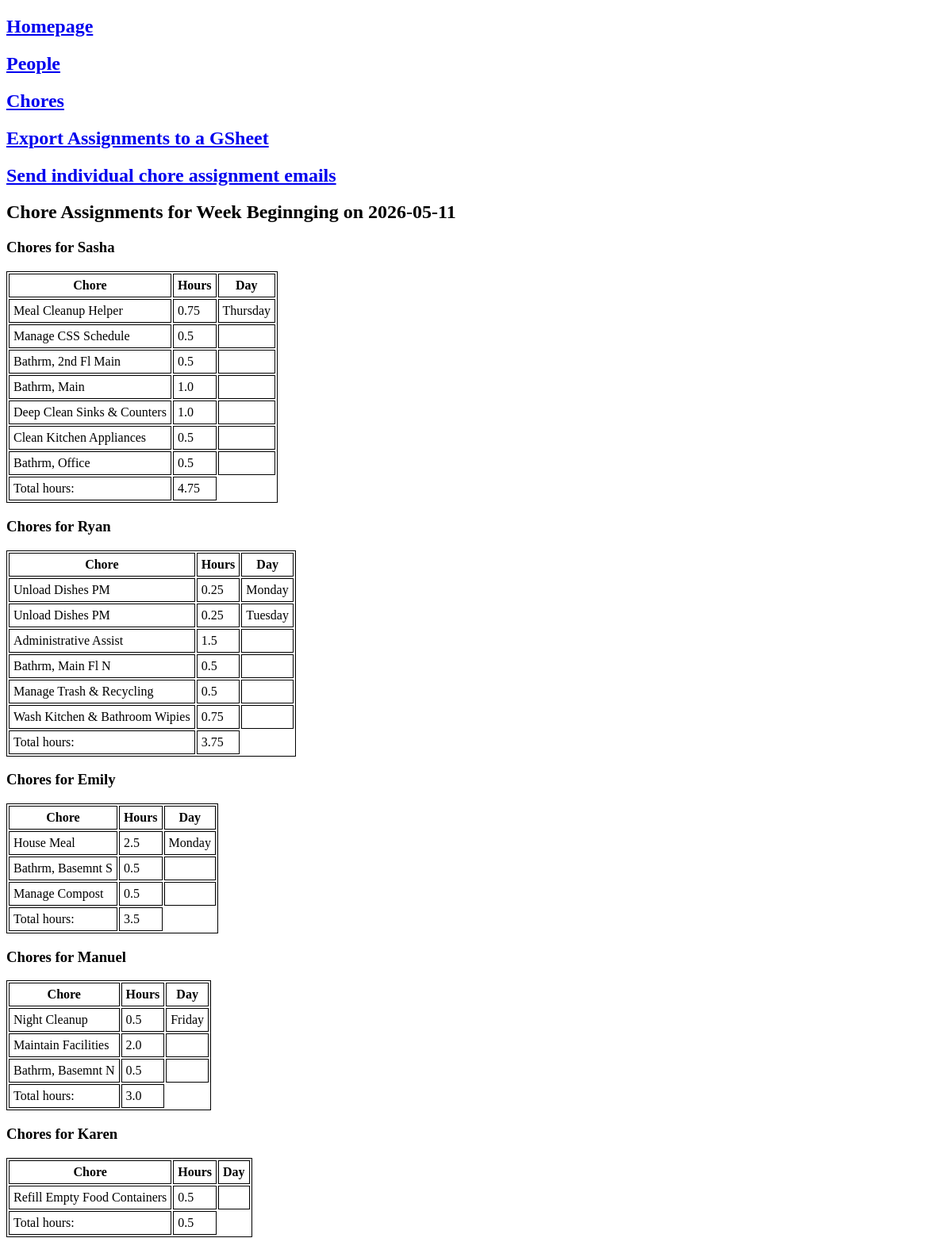
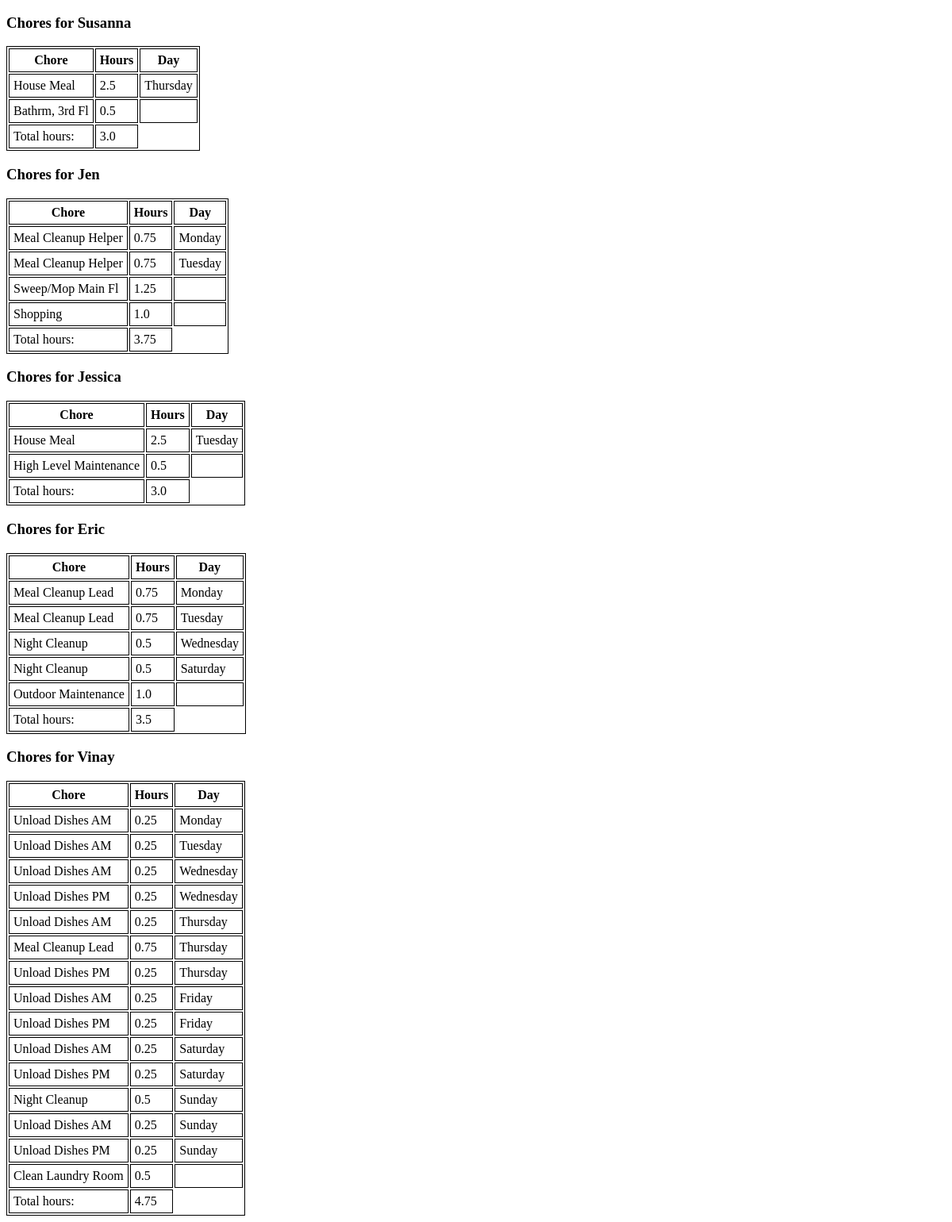
The app's page /assignment/2026-05-11 with its own data (2 pictures, top to bottom).
### tables this page shows
CREATE TABLE "people" (
"id" INTEGER,
  "first_name" TEXT,
  "last_name" TEXT,
  "load_fraction" REAL,
  "parent" INTEGER,
  "active" INTEGER,
  "email" TEXT
);

CREATE TABLE "daily_tasks" (
"id" INTEGER,
  "task" TEXT,
  "category" TEXT,
  "description" TEXT,
  "duration_hours" REAL
);

CREATE TABLE "weekly_tasks" (
"id" INTEGER,
  "task" TEXT,
  "category" TEXT,
  "description" TEXT,
  "duration_hours" REAL
);

CREATE TABLE "occasional_tasks" (
"id" INTEGER,
  "task" TEXT,
  "category" TEXT,
  "description" TEXT,
  "duration_hours" REAL,
  "frequency_weeks" REAL
);

### chore_chart.py (the view)
@app.route("/assignment/<monday>")
def display_assignment(monday):
    chores = assemble_assignments(monday)
    return render_template("assignment.html", monday=monday, chores=chores)

### templates/assignment.html (shortened to what this page needs)
<!doctype html>
<html>
<head>
  <link rel="stylesheet" href="{{ url_for('static', filename='style.css') }}">
</head>
<body>
  <h2><a href="/">Homepage</a></h2>
  <h2><a href="/people">People</a></h2>
  <h2><a href="/tasks">Chores</a></h2>
  <h2><a href="{{ url_for('make_gsheet', monday = monday) }}">Export
  Assignments to a GSheet</a></h2>
  <h2><a href="{{ url_for('send_chore_emails', monday = monday) }}">
  Send individual chore assignment emails</a></h2>
  <h2>Chore Assignments for Week Beginnging on {{monday}}</h2>
  {% for name, person_chores in chores.items() %}
  <h3>Chores for {{name}}</h3>
  <table>
    <tr>
      <th>Chore</th>
      <th>Hours</th>
      <th>Day</th>
    </tr>
    {% for chore in person_chores.itertuples() %}
    <tr>
      <td>{{chore.task}}</td>
      <td>{{chore.duration_hours}}</td>
      <td>{{chore.weekday}}</td>
    </tr>
    {% endfor %}
    <tr>
      <td>Total hours:</td>
      <td>{{person_chores.duration_hours.sum()}}</td>
    </tr>
  </table>
  {% endfor %}
</body>
</html>

### static/style.css (style rules this page uses)
table, th, td { border: 1px solid; }
th, td { padding: 5px; }

### records on screen
people: first_name "Sasha", duration_hours.sum "4.75"
daily_tasks: task "Meal Cleanup Helper", duration_hours "0.75", weekday "Thursday", weekday "Monday", weekday "Tuesday"
weekly_tasks: task "Manage CSS Schedule", duration_hours "0.5"
weekly_tasks: task "Bathrm, 2nd Fl Main", duration_hours "0.5"
weekly_tasks: task "Bathrm, Main", duration_hours "1.0"
weekly_tasks: task "Deep Clean Sinks & Counters", duration_hours "1.0"
weekly_tasks: task "Clean Kitchen Appliances", duration_hours "0.5"
weekly_tasks: task "Bathrm, Office", duration_hours "0.5"
people: first_name "Ryan", duration_hours.sum "3.75"
daily_tasks: task "Unload Dishes PM", duration_hours "0.25", weekday "Monday", weekday "Tuesday", weekday "Wednesday", weekday "Thursday", weekday "Friday", weekday "Saturday", weekday "Sunday"
weekly_tasks: task "Administrative Assist", duration_hours "1.5"
weekly_tasks: task "Bathrm, Main Fl N", duration_hours "0.5"
weekly_tasks: task "Manage Trash & Recycling", duration_hours "0.5"
weekly_tasks: task "Wash Kitchen & Bathroom Wipies", duration_hours "0.75"
people: first_name "Emily", duration_hours.sum "3.5"
daily_tasks: task "House Meal", duration_hours "2.5", weekday "Monday", weekday "Thursday", weekday "Tuesday"
weekly_tasks: task "Bathrm, Basemnt S", duration_hours "0.5"
weekly_tasks: task "Manage Compost", duration_hours "0.5"
people: first_name "Manuel", duration_hours.sum "3.0"
daily_tasks: task "Night Cleanup", duration_hours "0.5", weekday "Friday", weekday "Wednesday", weekday "Saturday", weekday "Sunday"
weekly_tasks: task "Maintain Facilities", duration_hours "2.0"
weekly_tasks: task "Bathrm, Basemnt N", duration_hours "0.5"
people: first_name "Karen", duration_hours.sum "0.5"
weekly_tasks: task "Refill Empty Food Containers", duration_hours "0.5"
people: first_name "Susanna", duration_hours.sum "3.0"
weekly_tasks: task "Bathrm, 3rd Fl", duration_hours "0.5"
people: first_name "Jen", duration_hours.sum "3.75"
weekly_tasks: task "Sweep/Mop Main Fl", duration_hours "1.25"
weekly_tasks: task "Shopping", duration_hours "1.0"
people: first_name "Jessica", duration_hours.sum "3.0"
weekly_tasks: task "High Level Maintenance", duration_hours "0.5"
people: first_name "Eric", duration_hours.sum "3.5"
daily_tasks: task "Meal Cleanup Lead", duration_hours "0.75", weekday "Monday", weekday "Tuesday", weekday "Thursday"
weekly_tasks: task "Outdoor Maintenance", duration_hours "1.0"
people: first_name "Vinay", duration_hours.sum "4.75"
daily_tasks: task "Unload Dishes AM", duration_hours "0.25", weekday "Monday", weekday "Tuesday", weekday "Wednesday", weekday "Thursday", weekday "Friday", weekday "Saturday", weekday "Sunday"
occasional_tasks: task "Clean Laundry Room", duration_hours "0.5"

### other values on screen
{{ monday }} "2026-05-11"
